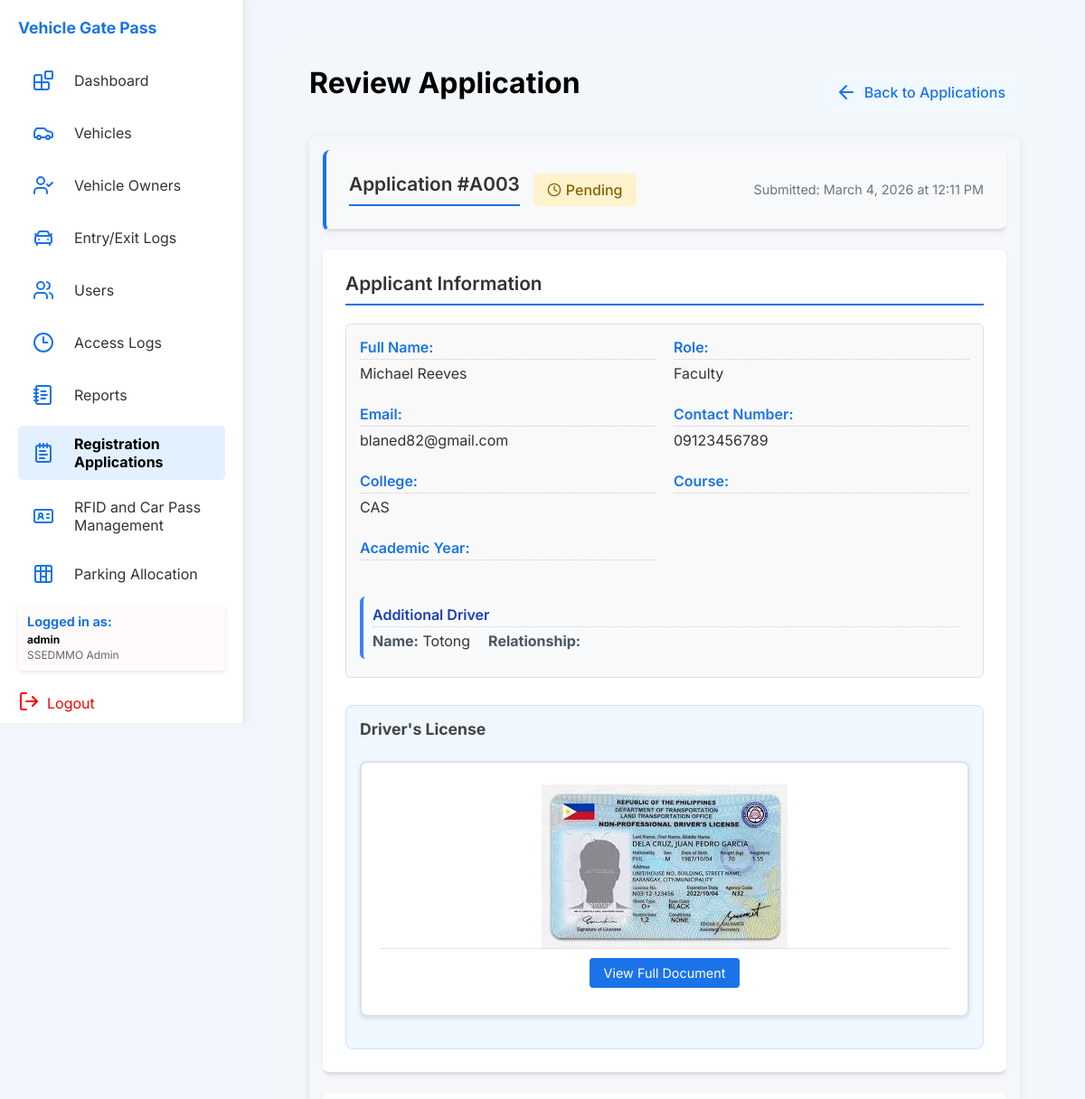
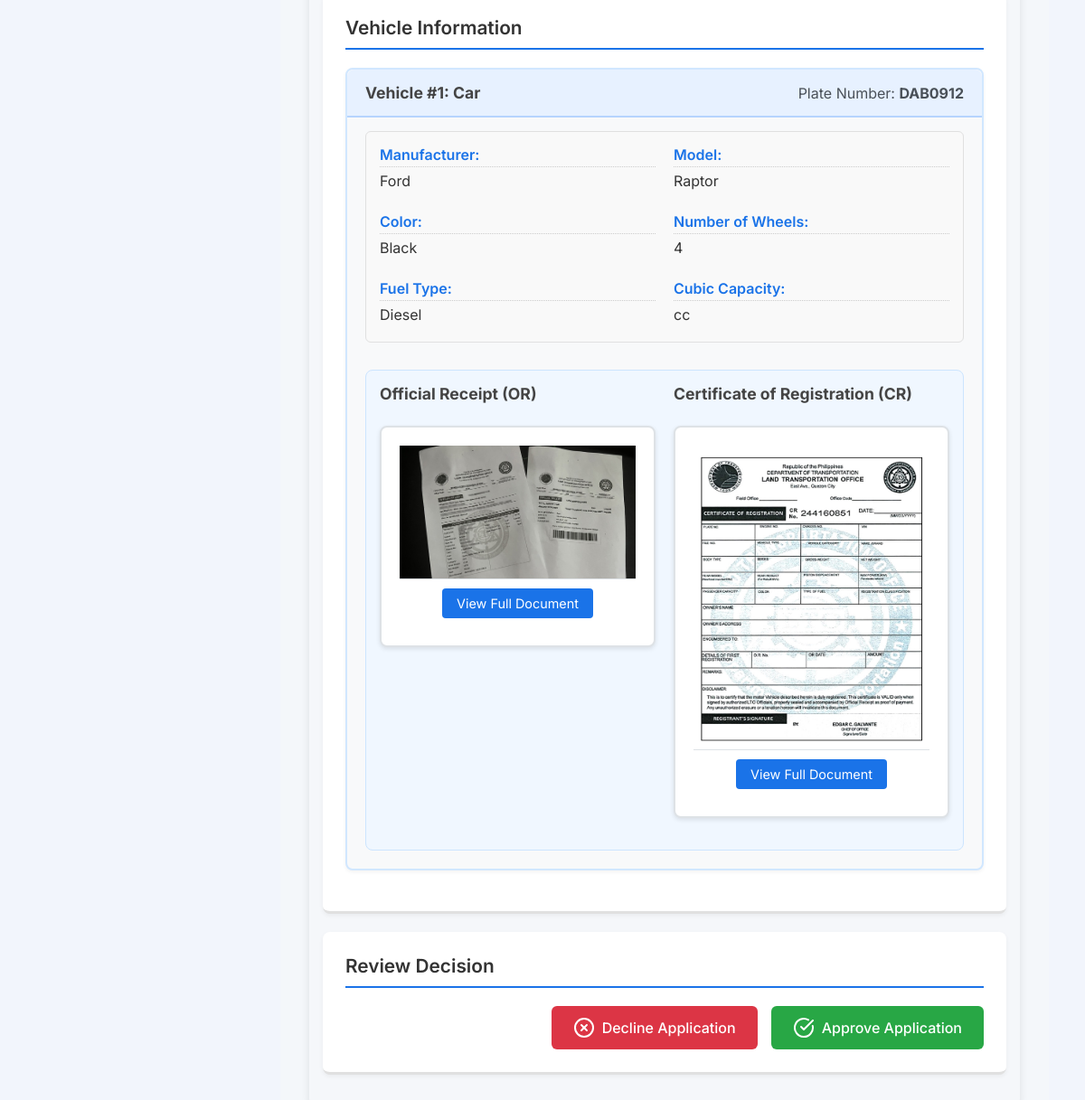
The page /php/review_application.php?id=4 (signed in) on the database as committed earlier (2 pictures, top to bottom).
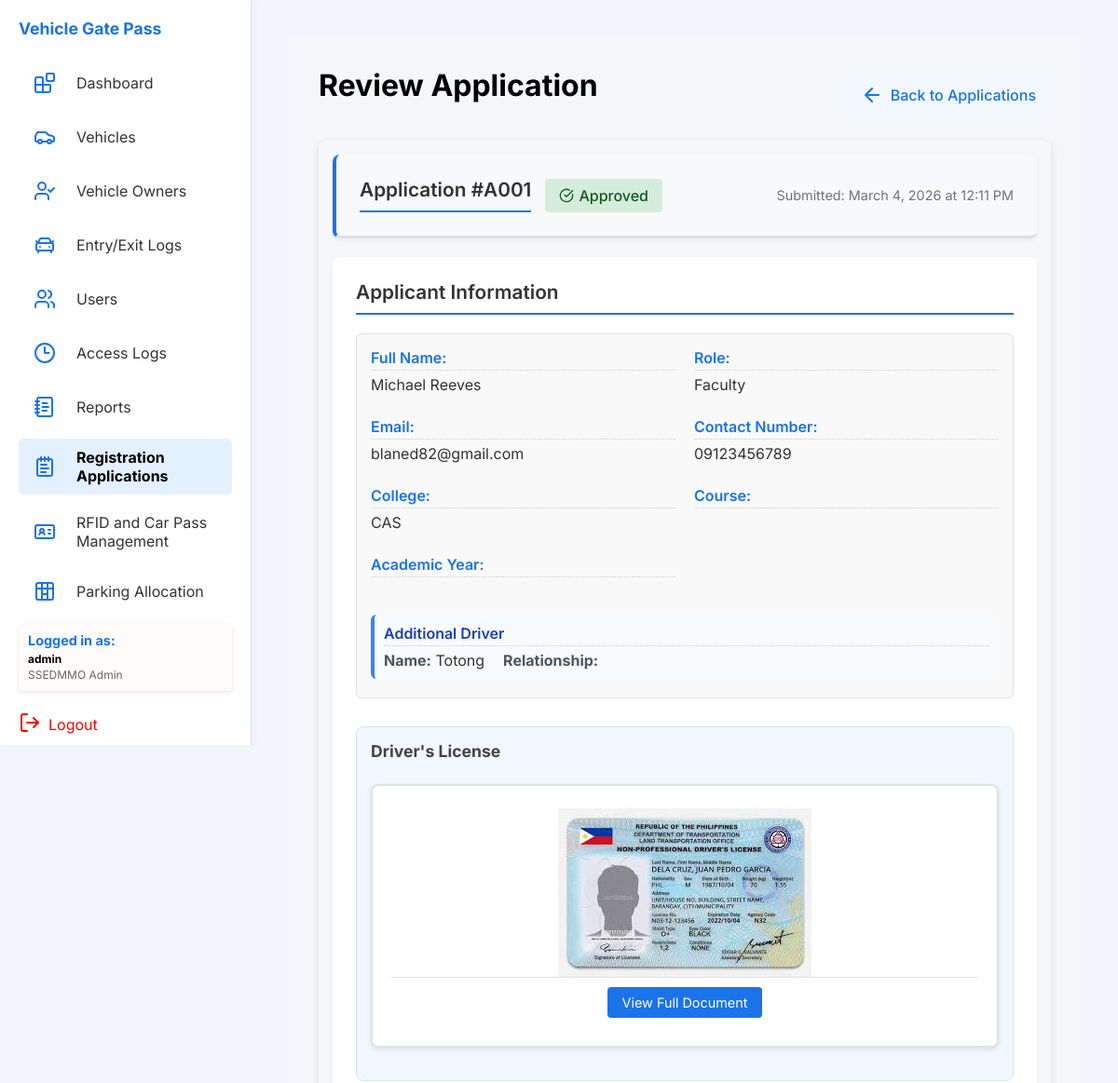
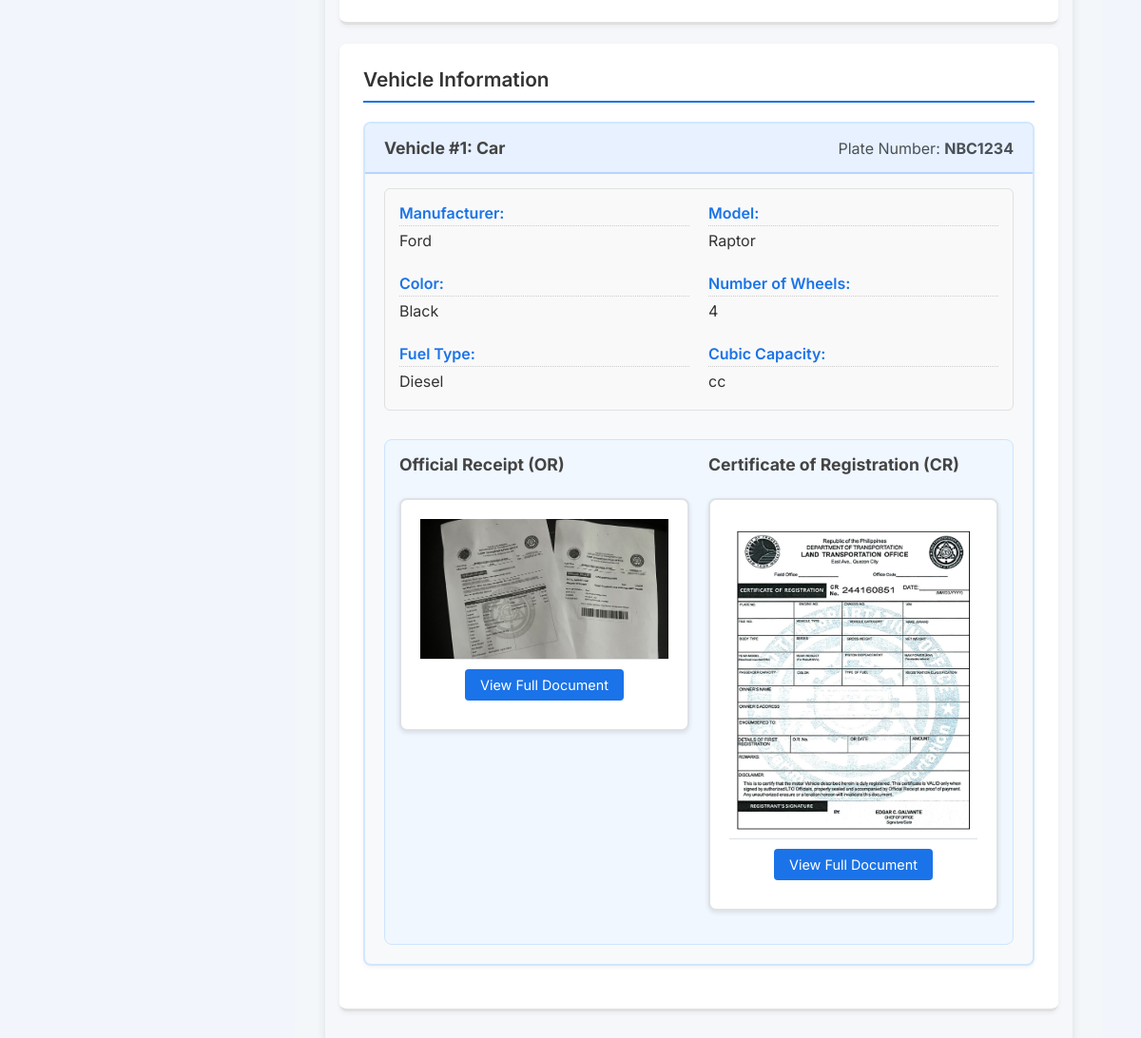
The same page on the database as committed later (2 pictures, top to bottom).
### tables this page shows
CREATE TABLE `applications` (
  `applicationID` int(11) NOT NULL,
  `OwnerID` varchar(10) DEFAULT NULL,
  `fName` varchar(50) DEFAULT NULL,
  `lName` varchar(50) DEFAULT NULL,
  `mName` varchar(50) DEFAULT NULL,
  `role` varchar(30) DEFAULT NULL,
  `employment_type` varchar(50) DEFAULT NULL,
  `email` varchar(100) DEFAULT NULL,
  `contact_num` varchar(20) DEFAULT NULL,
  `schoolID` varchar(50) DEFAULT NULL,
  `college` varchar(100) DEFAULT NULL,
  `course` varchar(50) DEFAULT NULL,
  `year` varchar(10) DEFAULT NULL,
  `section` varchar(10) DEFAULT NULL,
  `academicYear` varchar(20) DEFAULT NULL,
  `drivers_license` varchar(255) DEFAULT NULL,
  `plateNum` varchar(20) DEFAULT NULL,
  `vehicleType` varchar(50) DEFAULT NULL,
  `model` varchar(50) DEFAULT NULL,
  `manufacturer` varchar(50) DEFAULT NULL,
  `color` varchar(30) DEFAULT NULL,
  `cubicCapacity` int(11) DEFAULT NULL,
  `numOfWheels` int(11) DEFAULT NULL,
  `fuelType` varchar(30) DEFAULT NULL,
  `offical_receipt` varchar(255) DEFAULT NULL,
  `cert_of_registration` varchar(255) DEFAULT NULL,
  `additional_driver_name` varchar(100) DEFAULT NULL,
  `additional_driver_relationship` varchar(50) DEFAULT NULL,
  `registrationStatus` enum('pending','approved','rejected') DEFAULT 'pending',
  `applicationDate` datetime DEFAULT current_timestamp(),
  `reviewed_by` varchar(50) DEFAULT NULL
);

### php/review_application.php (the view, shortened to what the rows shown need)
<?php
$db = new Database();
$conn = $db->getConnection();
$ownerId = $_GET['id'];
$query = "SELECT * FROM applications WHERE applicationID = ?";
$stmt = $conn->prepare($query);
$stmt->bind_param("s", $ownerId);
$stmt->execute();
$result = $stmt->get_result();
$firstApp = $result->fetch_assoc();
$query = "SELECT * FROM applications WHERE fName = ? AND lName = ? AND email = ?";
$stmt = $conn->prepare($query);
$stmt->bind_param("sss", $firstApp['fName'], $firstApp['lName'], $firstApp['email']);
$stmt->execute();
$result = $stmt->get_result();
$applicant = $result->fetch_assoc();
$result->data_seek(0);
$vehicles = [];
while ($row = $result->fetch_assoc()) {
    $vehicles[] = $row;
}
include_once '../includes/header.php';
?>
<main class="main">
    <div class="review-header">
        <h2>Review Application</h2>
    </div>
    <div class="review-container">
        <div class="review-section application-header">
            <div class="application-status">
                <h3>Application #<?php echo htmlspecialchars($firstApp['OwnerID']); ?></h3>
                <span class="status-badge large <?php echo strtolower($applicant['registrationStatus']); ?>">
                    <?php if ($applicant['registrationStatus'] == 'pending'): ?>
                        <svg xmlns="http://www.w3.org/2000/svg" width="24" height="24" viewBox="0 0 24 24" fill="none"
                            stroke="currentColor" stroke-width="2" stroke-linecap="round" stroke-linejoin="round">
                            <path d="M12 6v6l4 2" />
                            <circle cx="12" cy="12" r="10" />
                        </svg>
                    <?php elseif ($applicant['registrationStatus'] == 'approved'): ?>
                        <svg xmlns="http://www.w3.org/2000/svg" width="24" height="24" viewBox="0 0 24 24" fill="none"
                            stroke="currentColor" stroke-width="2" stroke-linecap="round" stroke-linejoin="round">
                            <path d="M21.801 10A10 10 0 1 1 17 3.335" />
                            <path d="m9 11 3 3L22 4" />
                        </svg>
                    <?php endif; ?>
                    <?php echo ucfirst($applicant['registrationStatus']); ?>
                </span>
            </div>
            <div class="application-date">
                Submitted:
                <?php echo isset($applicant['applicationDate']) && !empty($applicant['applicationDate']) ? date('F j, Y \a\t g:i A', strtotime($applicant['applicationDate'])) : 'Date not available'; ?>
            </div>
        </div>
        <div class="review-section">
            <div class="info-grid">
                <div class="info-item">
                    <span class="info-label">Full Name:</span>
                    <span
                        class="info-value"><?php echo htmlspecialchars($applicant['fName'] . ' ' . $applicant['mName'] . ' ' . $applicant['lName']); ?></span>
                </div>
                <div class="info-item">
                    <span class="info-label">Role:</span>
                    <span class="info-value"><?php echo htmlspecialchars(ucfirst($applicant['role'])); ?></span>
                </div>
                <div class="info-item">
                    <span class="info-label">Email:</span>
                    <span class="info-value"><?php echo htmlspecialchars($applicant['email']); ?></span>
                </div>
                <div class="info-item">
                    <span class="info-label">Contact Number:</span>
                    <span class="info-value"><?php echo htmlspecialchars($applicant['contact_num']); ?></span>
                </div>
                <div class="info-item">
                    <span class="info-label">College:</span>
                    <span class="info-value"><?php echo htmlspecialchars($applicant['college']); ?></span>
                </div>
                <?php if (!empty($applicant['additional_driver_name'])): ?>
                    <div class="info-item" style="grid-column: 1 / -1; background-color: #f8fafc; padding: 10px; border-radius: 6px; margin-top: 10px; border-left: 4px solid #3b82f6;">
                        <span class="info-label" style="display: block; margin-bottom: 5px; color: #1e40af;">Additional Driver</span>
                        <div style="display: flex; gap: 20px;">
                            <div><strong style="color: #4b5563;">Name:</strong> <span class="info-value"><?php echo htmlspecialchars($applicant['additional_driver_name']); ?></span></div>
                            <div><strong style="color: #4b5563;">Relationship:</strong> <span class="info-value"><?php echo htmlspecialchars($applicant['additional_driver_relationship']); ?></span></div>
                        </div>
                    </div>
                <?php endif; ?>
            </div>
            <div class="document-section">
                <div class="document-preview">
                    <?php if (!empty($applicant['drivers_license'])): ?>
                        <?php
                        $ext = pathinfo($applicant['drivers_license'], PATHINFO_EXTENSION);
                        if (in_array(strtolower($ext), ['jpg', 'jpeg', 'png', 'gif'])):
                            ?>
                            <img src="<?php echo htmlspecialchars($applicant['drivers_license']); ?>" alt="Driver's License">
                        <?php endif; ?>
                        <div class="document-actions">
                            <a href="<?php echo htmlspecialchars($applicant['drivers_license']); ?>" class="btn-view"
                                target="_blank">View Full Document</a>
                        </div>
                    <?php endif; ?>
                </div>
            </div>
        </div>
        <div class="review-section">
            <?php foreach ($vehicles as $index => $vehicle): ?>
                <div class="vehicle-card">
                    <div class="vehicle-header">
                        <h4>Vehicle #<?php echo $index + 1; ?>: <?php echo htmlspecialchars($vehicle['vehicleType']); ?>
                        </h4>
                        <div class="plate-number">Plate Number:
                            <strong><?php echo htmlspecialchars($vehicle['plateNum']); ?></strong></div>
                    </div>
                    <div class="info-grid">
                        <div class="info-item">
                            <span class="info-label">Manufacturer:</span>
                            <span class="info-value"><?php echo htmlspecialchars($vehicle['manufacturer']); ?></span>
                        </div>
                        <div class="info-item">
                            <span class="info-label">Model:</span>
                            <span class="info-value"><?php echo htmlspecialchars($vehicle['model']); ?></span>
                        </div>
                        <div class="info-item">
                            <span class="info-label">Color:</span>
                            <span class="info-value"><?php echo htmlspecialchars($vehicle['color']); ?></span>
                        </div>
                        <div class="info-item">
                            <span class="info-label">Number of Wheels:</span>
                            <span class="info-value"><?php echo htmlspecialchars($vehicle['numOfWheels']); ?></span>
                        </div>
                        <div class="info-item">
                            <span class="info-label">Fuel Type:</span>
                            <span class="info-value"><?php echo htmlspecialchars($vehicle['fuelType']); ?></span>
                        </div>
                        <div class="info-item">
                            <span class="info-label">Cubic Capacity:</span>
                            <span class="info-value"><?php echo htmlspecialchars($vehicle['cubicCapacity']); ?> cc</span>
                        </div>
                    </div>
                    <div class="document-section">
                        <div class="document-row">
                            <div class="document-col">
                                <h4>Official Receipt (OR)</h4>
                                <div class="document-preview">
                                    <?php if (!empty($vehicle['offical_receipt'])): ?>
                                        <?php
                                        $ext = pathinfo($vehicle['offical_receipt'], PATHINFO_EXTENSION);
                                        if (in_array(strtolower($ext), ['jpg', 'jpeg', 'png', 'gif'])):
                                            ?>
                                            <img src="<?php echo htmlspecialchars($vehicle['offical_receipt']); ?>"
                                                alt="Official Receipt">
                                        <?php endif; ?>
                                        <div class="document-actions">
                                            <a href="<?php echo htmlspecialchars($vehicle['offical_receipt']); ?>"
                                                class="btn-view" target="_blank">View Full Document</a>
                                        </div>
                                    <?php endif; ?>
                                </div>
                            </div>
                            <div class="document-col">
                                <h4>Certificate of Registration (CR)</h4>
                                <div class="document-preview">
                                    <?php if (!empty($vehicle['cert_of_registration'])): ?>
                                        <?php
                                        $ext = pathinfo($vehicle['cert_of_registration'], PATHINFO_EXTENSION);
                                        if (in_array(strtolower($ext), ['jpg', 'jpeg', 'png', 'gif'])):
                                            ?>
                                            <img src="<?php echo htmlspecialchars($vehicle['cert_of_registration']); ?>"
                                                alt="Certificate of Registration">
                                        <?php endif; ?>
                                        <div class="document-actions">
                                            <a href="<?php echo htmlspecialchars($vehicle['cert_of_registration']); ?>"
                                                class="btn-view" target="_blank">View Full Document</a>
                                        </div>
                                    <?php endif; ?>
                                </div>
                            </div>
                        </div>
                    </div>
                </div>
            <?php endforeach; ?>
        </div>
    </div>
</main>
<?php include_once '../includes/footer.php'; ?>

Rows that differ between the two databases and show on the page:
changed applications "Car": OwnerID "A003" → "A001"; registrationStatus "Pending" → "Approved"; plateNum "DAB0912" → "NBC1234"
Other text that changed with them:
text no longer shown: "Review Decision Decline Application Approve Application"
